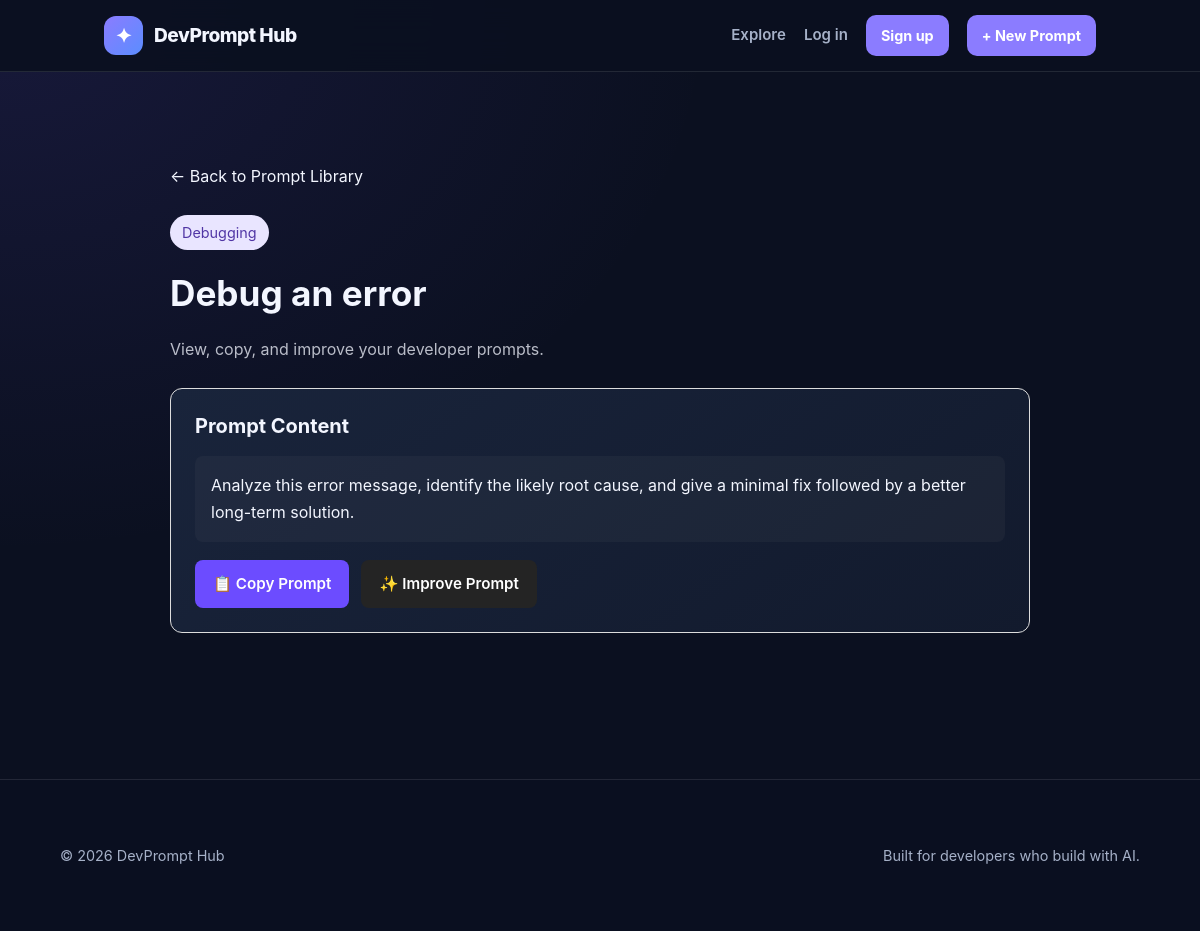
Page /prompt/2 on the committed database.
### tables this page shows
CREATE TABLE prompts (
        id INTEGER PRIMARY KEY AUTOINCREMENT,
        title TEXT NOT NULL,
        category TEXT NOT NULL,
        content TEXT NOT NULL,
        created_at TIMESTAMP DEFAULT CURRENT_TIMESTAMP
    , user_id INTEGER REFERENCES users(id));

### app.py (the view)
@app.route("/prompt/<int:prompt_id>")
def prompt(prompt_id):
    conn = db()
    item = conn.execute("""
        SELECT * FROM prompts WHERE id = ?
    """, (prompt_id,)).fetchone()
    conn.close()
    if not item:
        return "Prompt not found", 404
    return render_template("prompt.html", prompt=item)

### app.py (called while the page is built)
def db():
    DB.parent.mkdir(parents=True, exist_ok=True)
    conn = sqlite3.connect(DB)
    conn.row_factory = sqlite3.Row
    conn.execute("PRAGMA foreign_keys = ON")
    return conn

### templates/prompt.html (shortened to what this page needs)
{% extends "base.html" %}
{% block content %}
<div class="prompt-detail">
    <a href="{{ url_for('index') }}" class="back-link">
        ← Back to Prompt Library
    </a>
    <div class="prompt-header">
        <div>
            <span class="category-badge">
                {{ prompt['category'] }}
            </span>
            <h1>{{ prompt['title'] }}</h1>
            <p class="subtitle">
                View, copy, and improve your developer prompts.
            </p>
        </div>
    </div>
    <div class="prompt-card">
        <h2>Prompt Content</h2>
        <pre id="originalPrompt">{{ prompt['content'] }}</pre>
        <div class="button-group">
            <button
                type="button"
                onclick="copyOriginal()"
                class="btn btn-primary">
                📋 Copy Prompt
            </button>
            <button
                type="button"
                onclick="improvePrompt()"
                class="btn btn-secondary">
                ✨ Improve Prompt
            </button>
        </div>
    </div>
</div>
{% endblock %}

### templates/base.html (shortened to what this page needs)
<!DOCTYPE html>
<html lang="en">
<head>
    <link rel="stylesheet" href="{{ url_for('static', filename='style.css') }}">
</head>
<body>
    <header class="site-header">
        <div class="header-inner">
            <a class="brand" href="{{ url_for('index') }}" aria-label="DevPrompt Hub homepage">
                <span class="brand-icon">✦</span>
                <span>DevPrompt Hub</span>
            </a>
            <nav class="header-actions" aria-label="Main navigation">
                <a class="nav-link" href="{{ url_for('index') }}">Explore</a>
                {% if session.get('user_id') %}
                    <a class="nav-link" href="{{ url_for('my_prompts') }}">My Prompts</a>
                    <form method="POST" action="{{ url_for('logout') }}">
                        <button type="submit">Log out</button>
                    </form>
                {% else %}
                    <a class="nav-link" href="{{ url_for('login') }}">Log in</a>
                    <a class="button" href="{{ url_for('register') }}">Sign up</a>
                {% endif %}
                <a class="button" href="{{ url_for('create') }}">+ New Prompt</a>
            </nav>
        </div>
    </header>
    <main>
        {% block content %}{% endblock %}
    </main>
    <footer class="site-footer">
        <div class="footer-inner">
            <p>© {{ now_year if now_year is defined else 2026 }} DevPrompt Hub</p>
            <p>Built for developers who build with AI.</p>
        </div>
    </footer>
</body>
</html>

### static/style.css (style rules this page uses)
* { box-sizing:border-box }
body { margin:0;font-family:Inter,system-ui,sans-serif;background:#0b0d12;color:#f5f7fb }
header { height:72px;border-bottom:1px solid #242832;display:flex;align-items:center;justify-content:space-between;padding:0 7%;position:sticky;top:0;background:#0b0d12ee;backdrop-filter:blur(10px) }
.brand { font-weight:800;color:#fff;text-decoration:none;font-size:20px }
.button,button { background:#f5f7fb;color:#0b0d12;border:0;border-radius:10px;padding:11px 16px;font-weight:700;text-decoration:none;cursor:pointer }
main { max-width:1100px;margin:auto;padding:70px 24px }
footer { text-align:center;padding:40px;color:#697386;border-top:1px solid #202530 }

### templates/base.html (style rules this page uses)
:root { --bg: #0b1020; --surface: #121a2d; --surface-light: #19243b; --text: #f3f6ff; --muted: #a6b1c8; --accent: #8b7cff; --accent-hover: #a397ff; --border: rgba(255, 255, 255, 0.1); --success: #70e1b2; --danger: #ff8c9b; }
* { box-sizing: border-box; }
html { scroll-behavior: smooth; }
body { margin: 0; min-height: 100vh; display: flex; flex-direction: column; background: radial-gradient(ellipse at top left, rgba(95, 76, 210, 0.15), transparent 42%), var(--bg); color: var(--text); font-family: Inter, -apple-system, BlinkMacSystemFont, "Segoe UI", sans-serif; line-height: 1.6; }
a { color: inherit; text-decoration: none; }
button, input, textarea, select { font: inherit; }
button, .button { display: inline-flex; align-items: center; justify-content: center; gap: 8px; min-height: 42px; padding: 10px 17px; border: 1px solid transparent; border-radius: 10px; background: var(--accent); color: #fff; font-weight: 650; cursor: pointer; transition: background 0.2s ease, transform 0.2s ease; }
.site-header { position: sticky; top: 0; z-index: 100; border-bottom: 1px solid var(--border); background: rgba(11, 16, 32, 0.9); backdrop-filter: blur(16px); }
.header-inner { width: min(1160px, calc(100% - 40px)); min-height: 76px; margin: 0 auto; display: flex; align-items: center; justify-content: space-between; gap: 24px; }
.brand { display: inline-flex; align-items: center; gap: 11px; font-size: 1.2rem; font-weight: 800; letter-spacing: -0.5px; white-space: nowrap; }
.brand-icon { display: grid; place-items: center; width: 39px; height: 39px; border-radius: 12px; background: linear-gradient(135deg, #8b7cff, #5b8dff); color: white; font-size: 1.25rem; }
.brand span:last-child { color: var(--text); }
.header-actions { display: flex; align-items: center; justify-content: flex-end; gap: 18px; flex-wrap: wrap; }
.nav-link { color: var(--muted); font-size: 0.94rem; font-weight: 600; }
.header-actions button, .header-actions .button { min-height: 39px; padding: 8px 14px; font-size: 0.9rem; }
main { flex: 1; width: min(1160px, calc(100% - 40px)); margin: 0 auto; padding: 42px 0 72px; }
.prompt-card { padding: 24px; border: 1px solid var(--border); border-radius: 17px; background: linear-gradient(145deg, var(--surface-light), var(--surface)); transition: transform 0.2s ease, border-color 0.2s ease; }
.prompt-card h2 { margin: 8px 0 12px; font-size: 1.25rem; line-height: 1.35; }
.site-footer { border-top: 1px solid var(--border); background: rgba(11, 16, 32, 0.6); }
.footer-inner { width: min(1160px, calc(100% - 40px)); margin: 0 auto; padding: 24px 0; display: flex; align-items: center; justify-content: space-between; gap: 12px; flex-wrap: wrap; color: var(--muted); font-size: 0.9rem; }
.footer-inner p { margin: 0; }

### templates/prompt.html (style rules this page uses)
.prompt-detail { max-width: 900px; margin: 30px auto; padding: 20px; }
.back-link { display: inline-block; margin-bottom: 25px; text-decoration: none; }
.prompt-header { margin-bottom: 25px; }
.prompt-header h1 { font-size: 2.2rem; margin: 15px 0; }
.subtitle { opacity: 0.75; }
.category-badge { display: inline-block; padding: 6px 12px; border-radius: 20px; background: #e9e5ff; color: #5136a5; font-size: 0.9rem; }
.prompt-card { border: 1px solid #dddddd; border-radius: 12px; padding: 24px; margin-bottom: 24px; }
.prompt-card h2 { margin-top: 0; }
.prompt-card pre { white-space: pre-wrap; overflow-wrap: anywhere; font-family: inherit; line-height: 1.7; padding: 16px; border-radius: 8px; background: rgba(127, 127, 127, 0.08); }
.button-group { display: flex; gap: 12px; flex-wrap: wrap; margin-top: 18px; }
.btn { border: none; border-radius: 8px; padding: 12px 18px; cursor: pointer; font-size: 0.95rem; font-weight: 600; }
.btn-primary { background: #6c4cff; color: white; }
.btn-secondary { background: #242424; color: white; }

### rows in the picture
prompts: category "Debugging", title "Debug an error", content "Analyze this error message, identify the likely root cause, and give a minimal fix followed by a better long-term solution."

### other values in the picture
{{ now_year if now_year is defined else 2026 }} "2026"
